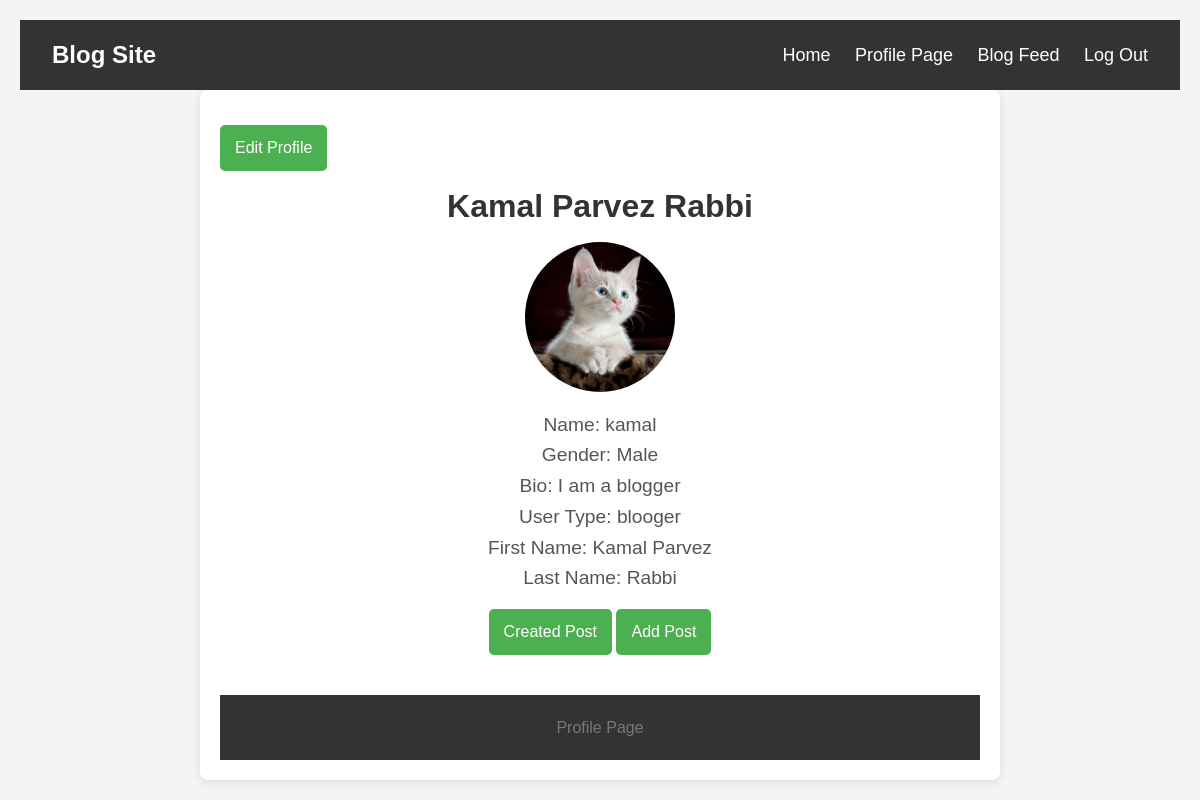
/ProfilePage/ (signed in), run on the app's committed database.
### myApp/models.py (models this page shows, shortened)
class Custom_user(AbstractUser):
    USER=[
        ('viewers','Viewers'),
        ('blooger','Blooger')
    ]
    user_type=models.CharField(choices=USER,max_length=100,null=True)
    Age=models.PositiveIntegerField(null=True)
    Contact_No=models.CharField(max_length=100,null=True)

class BloggerProfileModel(models.Model):
    GENDER=[
        ('male','Male'),
        ('female','Female'),
        ('other','Other')
    ]
    user=models.OneToOneField(Custom_user,on_delete=models.CASCADE,related_name='bloggerProfile')
    Bio=models.CharField(max_length=100,null=True)
    Gender=models.CharField(choices=GENDER, max_length=100,null=True)
    Profile_Pic=models.ImageField(upload_to='Media/Blogger_Profile_Pic')

### myProject/views.py (the view)
# urls.py: path("ProfilePage/", ProfilePage, name="ProfilePage"),
def ProfilePage(request):
    blogger=BloggerProfileModel.objects.all()
    viewers=viewersProfileModel.objects.all()
    context={
        'blogger':blogger,
        'viewers':viewers
    }
    return render(request,"ProfilePage.html",context)

### Template/ProfilePage.html (shortened to what this page needs)
{% extends 'base.html' %}
{% block body %}
<div class="container">
    <a class="edit-link" href="{% url 'edit_profile' %}">Edit Profile</a>
    {% if request.user.bloggerProfile %}
    <div class="profile">
        <h2>{{ request.user.first_name }} {{ request.user.last_name }} </h2>
        {% for i in blogger %}
        <img src="/{{ i.Profile_Pic }}" alt="Profile Picture">
        {% endfor %}
        <p>Name: {{ request.user.username }}</p>
        <p>Gender: {{ request.user.bloggerProfile.Gender }}</p>
        <p>Bio: {{ request.user.bloggerProfile.Bio }}</p>
        <p>User Type: {{ request.user.user_type }}</p>
        <p>First Name: {{ request.user.first_name }}</p>
        <p>Last Name: {{ request.user.last_name }}</p>
        <a class="edit-link" href="{% url 'createdBlogBy' %}">Created Post</a>
        <a class="edit-link" href="{% url 'addBlogPage' %}">Add Post</a>
    </div>
    {% endif %}
    <footer>
        <p>Profile Page</p>
    </footer>
</div>
{% endblock body %}

### Template/base.html (style rules this page uses)
* { margin: 0; padding: 0; box-sizing: border-box; }
body { font-family: 'Arial', sans-serif; line-height: 1.6; color: #333; }
footer { text-align: center; padding: 20px 0; background-color: #333; color: #fff; }

### Template/ProfilePage.html (style rules this page uses)
body { font-family: Arial, sans-serif; background-color: #f4f4f4; margin: 0; padding: 20px; }
.container { max-width: 800px; margin: auto; background: white; padding: 20px; border-radius: 8px; box-shadow: 0 2px 10px rgba(0, 0, 0, 0.1); }
.profile { text-align: center; margin-bottom: 40px; }
.profile img { width: 150px; height: 150px; border-radius: 50%; margin-bottom: 10px; }
.profile h2 { margin: 10px 0; font-size: 2em; }
.profile p { font-size: 1.2em; color: #555; }
footer { margin-top: 20px; text-align: center; color: #777; }
.edit-link { display: inline-block; margin-top: 15px; padding: 10px 15px; background-color: #4CAF50; color: white; border-radius: 5px; text-decoration: none; }

### data on the page
Custom_user: user.first_name "Kamal Parvez", user.last_name "Rabbi", user.username "kamal", user.bloggerProfile.Gender "Male", user.bloggerProfile.Bio "I am a blogger", user.user_type "blooger"
BloggerProfileModel: Profile_Pic (picture)
